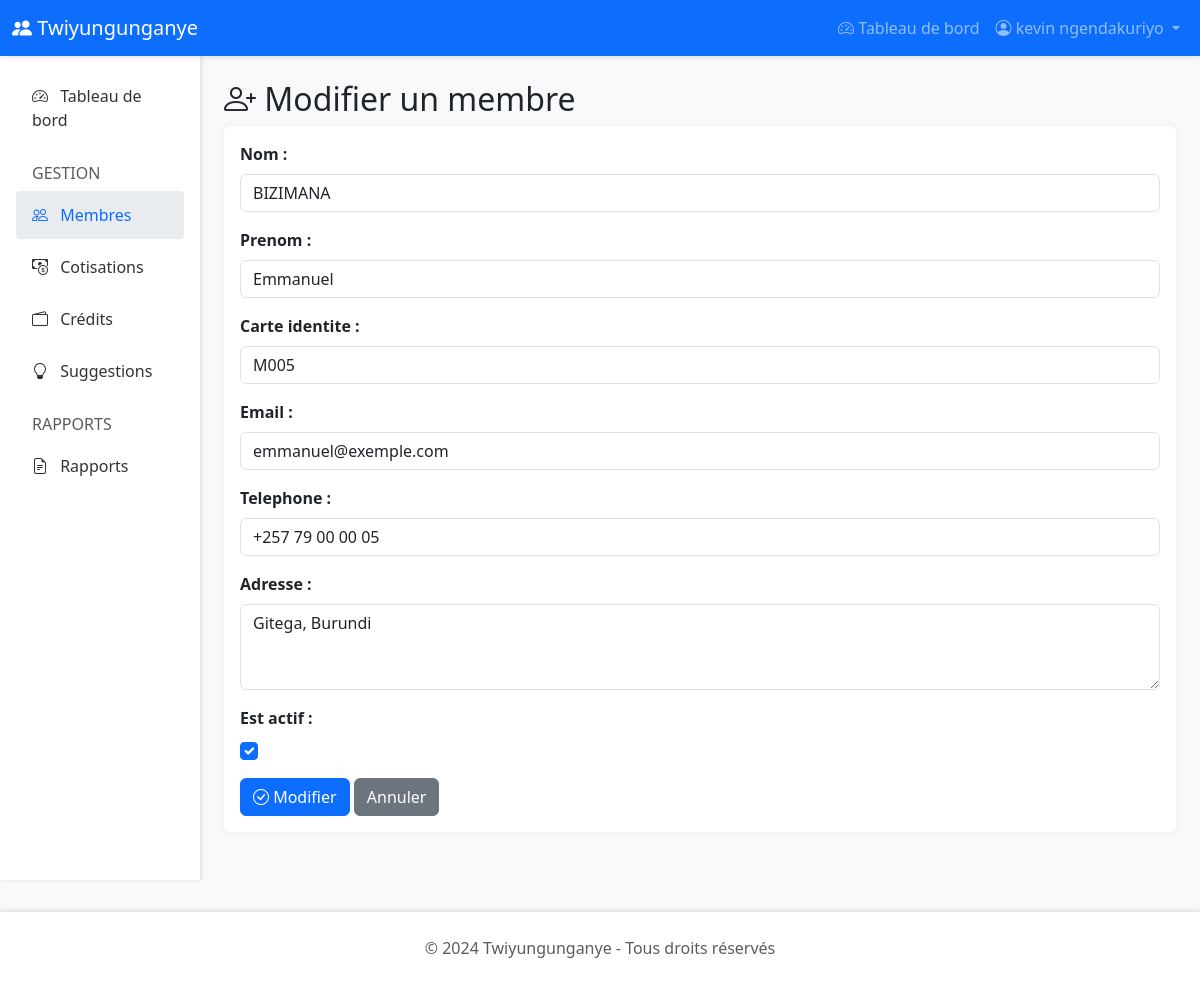
The app's page /membres/6/modifier/ (signed in) with its own data.
### twiyungunganye/models.py (models this page shows, shortened)
class Membre(AbstractBaseUser, PermissionsMixin):
    id_membre = models.AutoField(primary_key=True)
    nom = models.CharField(max_length=100)
    prenom = models.CharField(max_length=100)
    carte_identite = models.CharField(max_length=50, unique=True)
    email = models.EmailField(max_length=255, blank=True, null=True)
    telephone = models.CharField(max_length=20, blank=True, null=True)
    adresse = models.TextField(blank=True, null=True)
    date_inscription = models.DateField(default=timezone.now)
    est_actif = models.BooleanField(default=True)
    is_active = models.BooleanField(default=True)
    is_staff = models.BooleanField(default=False)
    is_admin = models.BooleanField(default=False)
    is_gestionnaire = models.BooleanField(default=False)  # Droits réduits
    objects = MembreManager()
    USERNAME_FIELD = 'carte_identite'
    REQUIRED_FIELDS = ['nom', 'prenom']
    class Meta:
        db_table = 'membres'
        verbose_name = 'Membre'
        verbose_name_plural = 'Membres'
        ordering = ['nom', 'prenom']
    def get_full_name(self):
        return f"{self.prenom} {self.nom}"

### twiyungunganye/views.py (the view)
# urls.py: path('membres/<int:pk>/modifier/', views.modifier_membre, name='modifier_membre'),
@login_required
@user_passes_test(is_admin_only)
def modifier_membre(request, pk):
    membre = get_object_or_404(Membre, pk=pk)
    if request.method == 'POST':
        form = MembreForm(request.POST, instance=membre)
        if form.is_valid():
            form.save()
            messages.success(request, f'Le membre {membre.get_full_name()} a été modifié avec succès.')
            return redirect('liste_membres')
    else:
        form = MembreForm(instance=membre)
    return render(request, 'twiyungunganye/membres/formulaire.html', {
        'form': form,
        'action': 'Modifier',
        'membre': membre
    })

### twiyungunganye/forms.py
class MembreForm(forms.ModelForm):
    class Meta:
        model = Membre
        fields = ['nom', 'prenom', 'carte_identite', 'email', 'telephone', 'adresse', 'est_actif']
        widgets = {
            'nom': forms.TextInput(attrs={'class': 'form-control'}),
            'prenom': forms.TextInput(attrs={'class': 'form-control'}),
            'carte_identite': forms.TextInput(attrs={'class': 'form-control'}),
            'email': forms.EmailInput(attrs={'class': 'form-control'}),
            'telephone': forms.TextInput(attrs={'class': 'form-control'}),
            'adresse': forms.Textarea(attrs={'class': 'form-control', 'rows': 3}),
            'est_actif': forms.CheckboxInput(attrs={'class': 'form-check-input'}),
        }

### twiyungunganye/views.py (called while the page is built)
def is_admin_only(user):
    return user.is_authenticated and user.is_admin

### templates/twiyungunganye/membres/formulaire.html (shortened to what this page needs)
{% extends 'twiyungunganye/base.html' %}
{% block content %}
<h2><i class="bi bi-person-plus"></i> {{ action }} un membre</h2>
<div class="card">
    <div class="card-body">
        <form method="post">
            {{ form.as_p }}
            <button type="submit" class="btn btn-primary"><i class="bi bi-check-circle"></i> {{ action }}</button>
            <a href="{% url 'liste_membres' %}" class="btn btn-secondary">Annuler</a>
        </form>
    </div>
</div>
{% endblock %}

### templates/twiyungunganye/base.html (shortened to what this page needs)
<!DOCTYPE html>
<html lang="fr">
<head>
    <link href="https://cdn.jsdelivr.net/npm/bootstrap@5.3.0/dist/css/bootstrap.min.css" rel="stylesheet">
    <link rel="stylesheet" href="https://cdn.jsdelivr.net/npm/bootstrap-icons@1.10.0/font/bootstrap-icons.css">
</head>
<body>
    <nav class="navbar navbar-expand-lg navbar-dark bg-primary sticky-top">
        <div class="container-fluid">
            <a class="navbar-brand" href="{% url 'index' %}">
                <i class="bi bi-people-fill"></i> Twiyungunganye
            </a>
            <div class="collapse navbar-collapse" id="navbarNav">
                <ul class="navbar-nav ms-auto">
                    {% if user.is_authenticated %}
                        <li class="nav-item">
                            <a class="nav-link" href="{% url 'dashboard' %}">
                                <i class="bi bi-speedometer2"></i> Tableau de bord
                            </a>
                        </li>
                        <li class="nav-item dropdown">
                            <a class="nav-link dropdown-toggle" href="#" id="navbarDropdown" role="button" data-bs-toggle="dropdown">
                                <i class="bi bi-person-circle"></i> {{ user.get_full_name }}
                            </a>
                        </li>
                    {% else %}
                        <li class="nav-item">
                            <a class="nav-link" href="{% url 'login' %}">
                                <i class="bi bi-box-arrow-in-right"></i> Connexion
                            </a>
                        </li>
                    {% endif %}
                </ul>
            </div>
        </div>
    </nav>
    <div class="container-fluid">
        <div class="row">
            {% if user.is_authenticated %}
            <nav class="col-md-3 col-lg-2 d-md-block sidebar p-3">
                <div class="position-sticky">
                    <ul class="nav flex-column">
                        <li class="nav-item">
                            <a class="nav-link {% if request.resolver_match.url_name == 'dashboard' %}active{% endif %}" href="{% url 'dashboard' %}">
                                <i class="bi bi-speedometer2"></i> Tableau de bord
                            </a>
                        </li>
                        {% if user.is_admin or user.is_gestionnaire %}
                        <li class="nav-item mt-3">
                            <h6 class="text-muted px-3 mb-2">GESTION</h6>
                        </li>
                        <li class="nav-item">
                            <a class="nav-link {% if 'membres' in request.path %}active{% endif %}" href="{% url 'liste_membres' %}">
                                <i class="bi bi-people"></i> Membres
                            </a>
                        </li>
                        {% endif %}
                        <li class="nav-item">
                            <a class="nav-link {% if 'cotisations' in request.path %}active{% endif %}" href="{% url 'liste_cotisations' %}">
                                <i class="bi bi-cash-coin"></i> Cotisations
                            </a>
                        </li>
                        <li class="nav-item">
                            <a class="nav-link {% if 'credits' in request.path %}active{% endif %}" href="{% url 'liste_credits' %}">
                                <i class="bi bi-wallet2"></i> Crédits
                            </a>
                        </li>
                        <li class="nav-item">
                            <a class="nav-link {% if 'suggestions' in request.path %}active{% endif %}" href="{% url 'liste_suggestions' %}">
                                <i class="bi bi-lightbulb"></i> Suggestions
                            </a>
                        </li>
                        {% if user.is_admin or user.is_gestionnaire %}
                        <li class="nav-item mt-3">
                            <h6 class="text-muted px-3 mb-2">RAPPORTS</h6>
                        </li>
                        <li class="nav-item">
                            <a class="nav-link {% if 'rapports' in request.path %}active{% endif %}" href="{% url 'rapports' %}">
                                <i class="bi bi-file-earmark-text"></i> Rapports
                            </a>
                        </li>
                        {% endif %}
                    </ul>
                </div>
            </nav>
            <main class="col-md-9 ms-sm-auto col-lg-10 px-md-4 py-4">
            {% else %}
            <main class="container py-4">
            {% endif %}
                {% block content %}{% endblock %}
            </main>
        </div>
    </div>
    <footer class="text-center text-muted">
        <div class="container">
            <p class="mb-0">&copy; 2024 Twiyungunganye - Tous droits réservés</p>
        </div>
    </footer>
</body>
</html>

### templates/twiyungunganye/base.html (style rules this page uses)
:root { --primary-color: #0d6efd; --secondary-color: #6c757d; --success-color: #198754; --danger-color: #dc3545; }
body { font-family: 'Segoe UI', Tahoma, Geneva, Verdana, sans-serif; background-color: #f8f9fa; }
.navbar { box-shadow: 0 2px 4px rgba(0,0,0,.1); }
.sidebar { min-height: calc(100vh - 56px); background-color: #fff; box-shadow: 2px 0 4px rgba(0,0,0,.1); }
.sidebar .nav-link { color: #333; padding: 0.75rem 1rem; border-radius: 0.25rem; margin-bottom: 0.25rem; }
.sidebar .nav-link:hover, .sidebar .nav-link.active { background-color: #e9ecef; color: var(--primary-color); }
.sidebar .nav-link i { margin-right: 0.5rem; }
.card { border: none; box-shadow: 0 0 10px rgba(0,0,0,.05); margin-bottom: 1.5rem; }
footer { background-color: #fff; margin-top: 2rem; padding: 1.5rem 0; box-shadow: 0 -2px 4px rgba(0,0,0,.1); }

### templates/twiyungunganye/membres/formulaire.html (style rules this page uses)
form p { margin-bottom: 1rem; }
form p label { display: block; font-weight: 600; margin-bottom: 0.5rem; }
form p input, form p select, form p textarea { width: 100%; padding: 0.5rem; border: 1px solid #ced4da; border-radius: 0.375rem; }

### records on screen
Membre: get_full_name "kevin ngendakuriyo"
Membre: nom "BIZIMANA", prenom "Emmanuel", carte_identite "M005", email "emmanuel@exemple.com", telephone "+257 79 00 00 05", adresse "Gitega, Burundi", est_actif "☑"

### other values on screen
{{ action }} "Modifier"
